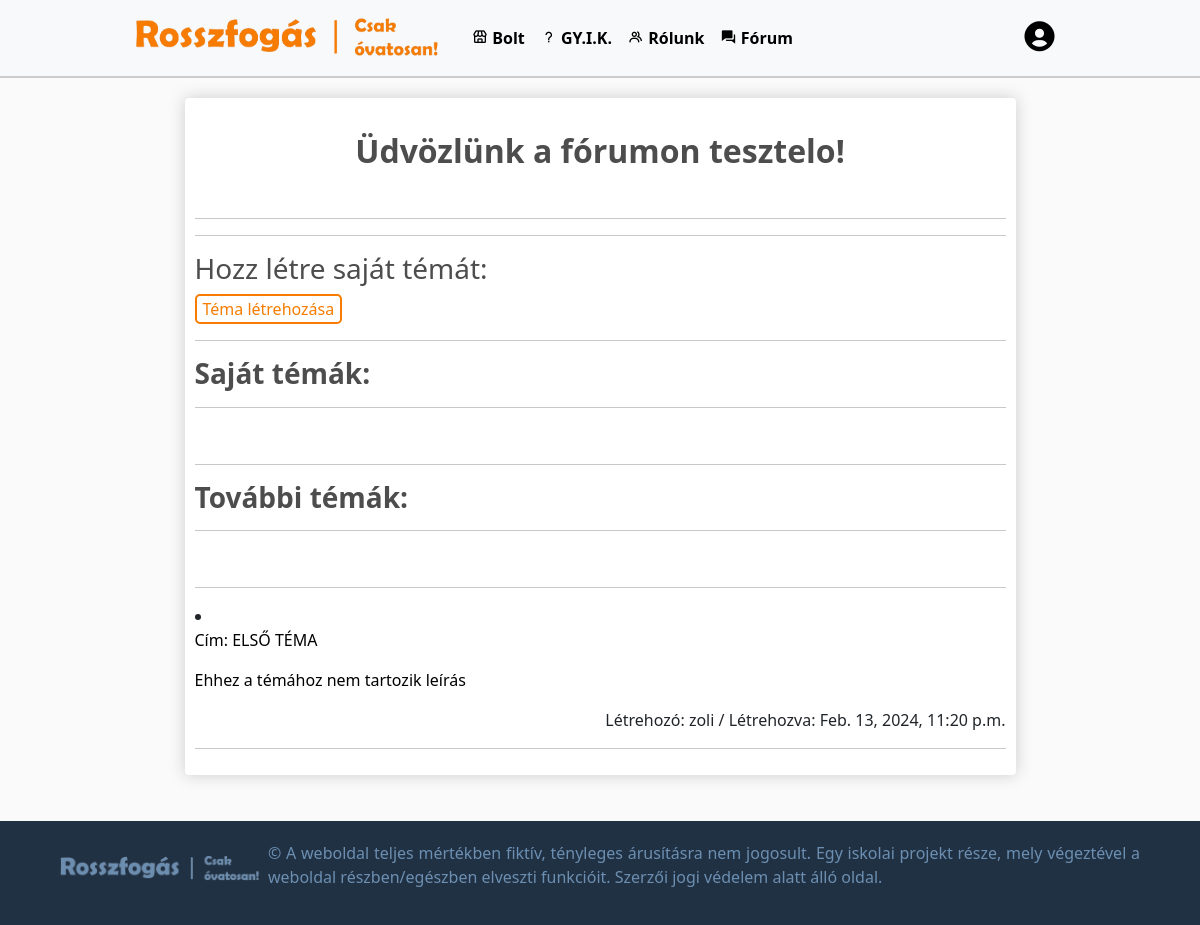
/fiok/forum (signed in), run on the app's committed database.
### default/models.py (models this page shows, shortened)
class Customer(models.Model):
    user = models.OneToOneField(User, on_delete=models.CASCADE, null=True, blank=True)
    name = models.CharField(max_length=200, null=True)
    email = models.CharField(max_length=200, null=True)
    Vezetéknév = models.CharField(max_length=200, null=True , default="")
    Keresztnév = models.CharField(max_length=200, null=True , default="")
    Lakcím = models.CharField(max_length=200, null=True, default="")
    Telefonszám = models.CharField(
        max_length=12,
        null=True,
        default="",
        validators=[
            RegexValidator(
                regex=r'^[\d()+-]*$',
                message='A telefonszám csak számokat, illetve + karaktert tartalmazhat',
                code='ervenytelen_szam'
            )
        ]
    )

class Topic(models.Model):
    creator = models.ForeignKey(User, on_delete=models.CASCADE)
    title = models.CharField(max_length=20, null=True)
    leiras = models.CharField(max_length=75, null=True, blank=True, default="Ehhez a témához nem tartozik leírás")
    created_at = models.DateTimeField(auto_now_add=True)

### account/views.py (the view)
# urls.py: path('forum', views.forum_cucc, name="forumcucc"),
def forum_cucc(request):
    topics = Topic.objects.all()
    current_user = request.user
    customer = Customer.objects.get(user=current_user)
    if request.method == 'POST':
        form = TopicForm(request.POST)
        if form.is_valid():
            topic = form.save(commit=False)
            topic.creator = request.user
            topic.save()
            return redirect('forumcucc')
    else:
        form = TopicForm()
    return render(request, 'account/topic_list.html', {'topics': topics, 'form': form, 'customer': customer, 'current_user': current_user})

### account/templates/account/topic_list.html (shortened to what this page needs)
{% extends "default/layout.html" %}
{% load static %}
{% block body %}
<div class="row">
    <div class="col-lg-9 mx-auto" style="margin-top: 20px;">
        <div class="box-element" id="form-wrapper">
            <div id="user-info profile-info">
                <br>
                <h2 style="text-align: center;"><strong>Üdvözlünk a fórumon {{ customer.name }}!</strong></h2>
                <br>
                <hr>
                <hr>
                <h3>Hozz létre saját témát:</h3>
                <button onclick="toggleForm()" class="user-btn">Téma létrehozása</button>
                <hr>
                <h3><strong>Saját témák:</strong></h3>
                <hr>
                <br>
                <hr>
                <h3><strong>További témák:</strong></h3>
                <hr>
                <br>
                {% for topic in topics %}
                {% if topic.creator != current_user %}
                    <hr>
                    <a href="{% url 'topic_detail' topic.id %}" style="text-decoration: none; color: black;">
                        <li>
                            <p>Cím: {{ topic.title }}</p>
                            <p>{{topic.leiras}}</p>
                            </a>
                            <p style="float: right;">Létrehozó: {{ topic.creator }} / Létrehozva: {{ topic.created_at }}</p>
                        <br>
                    <hr>
                {% endif %}
                {% endfor %}
            </div>
        </div>
    </div>
</div>
{% endblock %}

### default/static/default/styles.css (style rules this page uses)
body { background-color: hsl(0, 0%, 98%); margin: 0; padding-bottom: 150px; }
html { position: relative; min-height: 100%; }
h1, h2, h3, h4, h5, h6 { color: hsl(0, 0%, 30%); }
.box-element { box-shadow: hsl(0, 0%, 80%) 0 0 16px; background-color: #fff; border-radius: 4px; padding: 10px; }
.user-btn { background-color: #fff; color: #F77C01; border: 2px solid #F77C01; border-radius: 5px; }

### data on the page
Customer: name "tesztelo"
Topic: title "ELSŐ TÉMA", leiras "Ehhez a témához nem tartozik leírás", creator "zoli", created_at "Feb. 13, 2024, 11:20 p.m."
